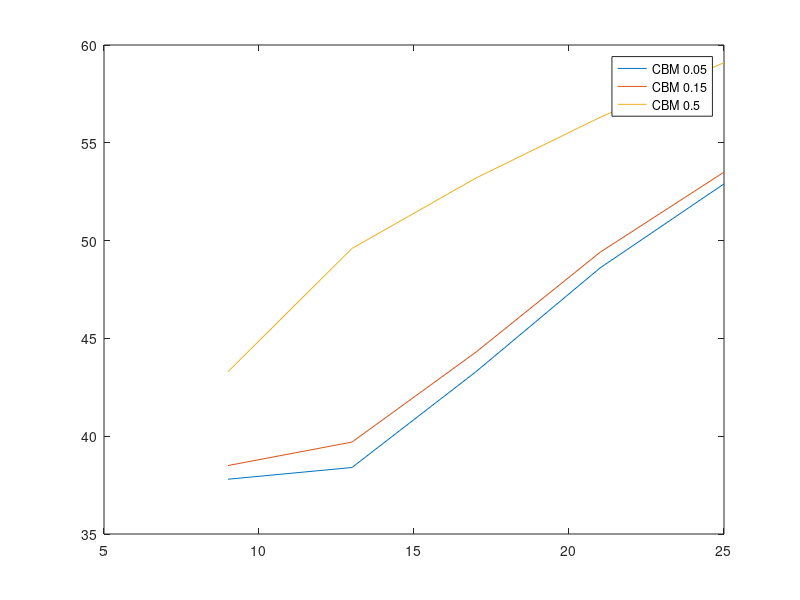

This chart was generated by the following MATLAB code:
clc, clear, close all;

boxsize = [9 13 17 21 25];

bpp_cbm005 = [37.80	38.40	43.30	48.60	52.90];
bpp_cbm015 = [38.50	39.70	44.30	49.40	53.50];
bpp_cbm05 = [43.30	49.60	53.20	56.30	59.10];

plot(boxsize, bpp_cbm005, boxsize, bpp_cbm015, boxsize, bpp_cbm05);
legend('CBM 0.05', 'CBM 0.15', 'CBM 0.5');